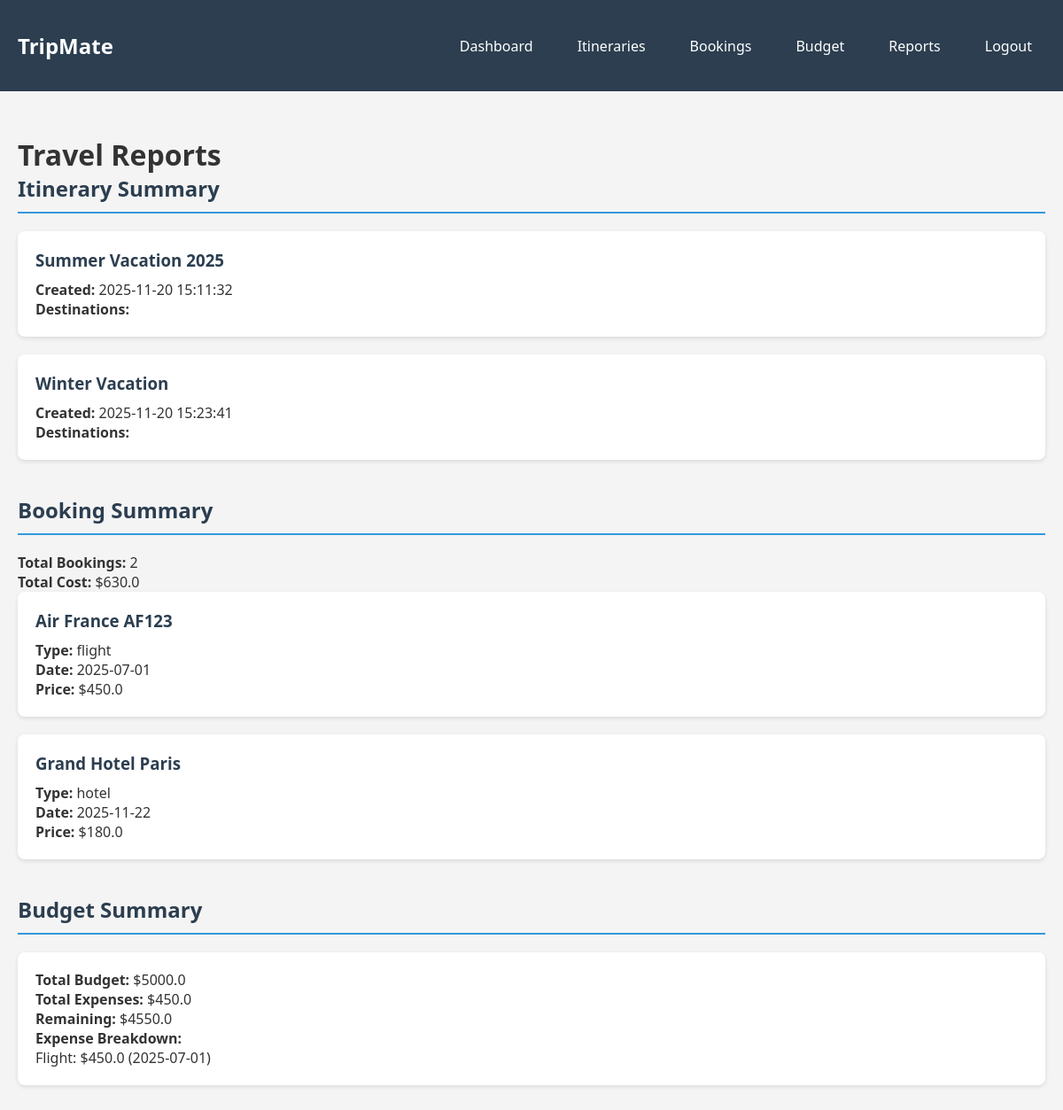
/reports/ (signed in), run on the app's committed database.
### tables this page shows
CREATE TABLE itineraries (
            id INTEGER PRIMARY KEY AUTOINCREMENT,
            user_id INTEGER NOT NULL,
            title TEXT NOT NULL,
            created_at TIMESTAMP DEFAULT CURRENT_TIMESTAMP,
            FOREIGN KEY (user_id) REFERENCES users(id)
        );

CREATE TABLE bookings (
            id INTEGER PRIMARY KEY AUTOINCREMENT,
            user_id INTEGER NOT NULL,
            item_type TEXT NOT NULL,
            item_name TEXT NOT NULL,
            date TEXT NOT NULL,
            price REAL NOT NULL,
            status TEXT DEFAULT 'confirmed',
            created_at TIMESTAMP DEFAULT CURRENT_TIMESTAMP,
            FOREIGN KEY (user_id) REFERENCES users(id)
        );

CREATE TABLE budgets (
            id INTEGER PRIMARY KEY AUTOINCREMENT,
            user_id INTEGER UNIQUE NOT NULL,
            total_budget REAL NOT NULL,
            FOREIGN KEY (user_id) REFERENCES users(id)
        );

CREATE TABLE expenses (
            id INTEGER PRIMARY KEY AUTOINCREMENT,
            budget_id INTEGER NOT NULL,
            category TEXT NOT NULL,
            amount REAL NOT NULL,
            date TEXT NOT NULL,
            description TEXT,
            FOREIGN KEY (budget_id) REFERENCES budgets(id) ON DELETE CASCADE
        );

### routes/reports.py (the view)
@bp.route('/')
@login_required
def index():
    conn = get_db()
    cursor = conn.cursor()
    user_id = session['user_id']
    itineraries = cursor.execute(
        'SELECT * FROM itineraries WHERE user_id = ?',
        (user_id,)
    ).fetchall()
    itinerary_data = []
    for itinerary in itineraries:
        destinations = cursor.execute(
            'SELECT * FROM destinations WHERE itinerary_id = ?',
            (itinerary['id'],)
        ).fetchall()
        itinerary_data.append({
            'itinerary': itinerary,
            'destinations': destinations
        })
    bookings = cursor.execute(
        'SELECT * FROM bookings WHERE user_id = ?',
        (user_id,)
    ).fetchall()
    total_booking_cost = sum([b['price'] for b in bookings])
    budget = cursor.execute(
        'SELECT * FROM budgets WHERE user_id = ?',
        (user_id,)
    ).fetchone()
    expenses = []
    total_expenses = 0
    remaining = 0
    if budget:
        expenses = cursor.execute(
            'SELECT * FROM expenses WHERE budget_id = ?',
            (budget['id'],)
        ).fetchall()
        total = cursor.execute(
            'SELECT SUM(amount) as total FROM expenses WHERE budget_id = ?',
            (budget['id'],)
        ).fetchone()
        total_expenses = total['total'] if total['total'] else 0
        remaining = budget['total_budget'] - total_expenses
    conn.close()
    return render_template('report.html',
                         itinerary_data=itinerary_data,
                         bookings=bookings,
                         total_booking_cost=total_booking_cost,
                         budget=budget,
                         expenses=expenses,
                         total_expenses=total_expenses,
                         remaining=remaining)

### db.py (called while the page is built)
def resolve_db_path():
    configured_path = os.environ.get("TRIPMATE_DB_PATH")
    if configured_path:
        return configured_path
    return str(Path(__file__).resolve().parent / "tripmate.db")

def get_db():
    conn = sqlite3.connect(resolve_db_path())
    conn.row_factory = sqlite3.Row
    return conn

### routes/reports.py (called while the page is built)
def login_required(f):
    @wraps(f)
    def decorated_function(*args, **kwargs):
        if 'user_id' not in session:
            return redirect(url_for('auth.login'))
        return f(*args, **kwargs)
    return decorated_function

### templates/report.html (shortened to what this page needs)
{% extends "base.html" %}
{% block content %}
<h1>Travel Reports</h1>
<div class="report-section">
    <h2>Itinerary Summary</h2>
    {% for data in itinerary_data %}
        <div class="card">
            <h3>{{ data.itinerary.title }}</h3>
            <p><strong>Created:</strong> {{ data.itinerary.created_at }}</p>
            <h4>Destinations:</h4>
        </div>
    {% endfor %}
</div>
<div class="report-section">
    <h2>Booking Summary</h2>
    <p><strong>Total Bookings:</strong> {{ bookings|length }}</p>
    <p><strong>Total Cost:</strong> ${{ total_booking_cost }}</p>
    {% for booking in bookings %}
        <div class="card">
            <h3>{{ booking.item_name }}</h3>
            <p><strong>Type:</strong> {{ booking.item_type }}</p>
            <p><strong>Date:</strong> {{ booking.date }}</p>
            <p><strong>Price:</strong> ${{ booking.price }}</p>
        </div>
    {% endfor %}
</div>
<div class="report-section">
    <h2>Budget Summary</h2>
    {% if budget %}
        <div class="card">
            <p><strong>Total Budget:</strong> ${{ budget.total_budget }}</p>
            <p><strong>Total Expenses:</strong> ${{ total_expenses }}</p>
            <p><strong>Remaining:</strong> ${{ remaining }}</p>
            <h4>Expense Breakdown:</h4>
            {% for expense in expenses %}
                <p>{{ expense.category }}: ${{ expense.amount }} ({{ expense.date }})</p>
            {% endfor %}
        </div>
    {% else %}
        <p>No budget data available</p>
    {% endif %}
</div>
{% endblock %}

### templates/base.html (shortened to what this page needs)
<!DOCTYPE html>
<html lang="en">
<head>
    <link rel="stylesheet" href="{{ url_for('static', filename='css/style.css') }}">
</head>
<body>
    {% if session.user_id %}
    <nav class="navbar">
        <div class="container">
            <a href="{{ url_for('dashboard') }}" class="logo">TripMate</a>
            <ul class="nav-links">
                <li><a href="{{ url_for('dashboard') }}">Dashboard</a></li>
                <li><a href="{{ url_for('itinerary.index') }}">Itineraries</a></li>
                <li><a href="{{ url_for('booking.index') }}">Bookings</a></li>
                <li><a href="{{ url_for('budget.index') }}">Budget</a></li>
                <li><a href="{{ url_for('reports.index') }}">Reports</a></li>
                <li><a href="{{ url_for('auth.logout') }}">Logout</a></li>
            </ul>
        </div>
    </nav>
    {% endif %}
    <div class="container main-content">
        {% block content %}{% endblock %}
    </div>
</body>
</html>

### static/css/style.css (style rules this page uses)
* { margin: 0; padding: 0; box-sizing: border-box; }
body { font-family: 'Segoe UI', Tahoma, Geneva, Verdana, sans-serif; background-color: #f4f4f4; color: #333; }
.container { max-width: 1200px; margin: 0 auto; padding: 20px; }
.navbar { background-color: #2c3e50; color: white; padding: 15px 0; margin-bottom: 30px; }
.navbar .container { display: flex; justify-content: space-between; align-items: center; }
.logo { font-size: 24px; font-weight: bold; color: white; text-decoration: none; }
.nav-links { display: flex; list-style: none; gap: 20px; }
.nav-links a { color: white; text-decoration: none; padding: 8px 15px; border-radius: 4px; transition: background-color 0.3s; }
.main-content { min-height: 70vh; }
.card { background: white; padding: 20px; margin-bottom: 20px; border-radius: 8px; box-shadow: 0 2px 5px rgba(0,0,0,0.1); }
.card h3 { margin-bottom: 10px; color: #2c3e50; }
.report-section { margin-bottom: 40px; }
.report-section h2 { margin-bottom: 20px; color: #2c3e50; border-bottom: 2px solid #3498db; padding-bottom: 10px; }

### data on the page
itineraries: itinerary "Summer Vacation 2025", itinerary.created_at "2025-11-20 15:11:32"
itineraries: itinerary "Winter Vacation", itinerary.created_at "2025-11-20 15:23:41"
bookings: item_name "Air France AF123", item_type "flight", date "2025-07-01", price "450.0"
bookings: item_name "Grand Hotel Paris", item_type "hotel", date "2025-11-22", price "180.0"
budgets: total_budget "5000.0"
expenses: category "Flight", amount "450.0", date "2025-07-01"

### other printed values
{{ bookings|length }} "2"
{{ total_booking_cost }} "630.0"
{{ total_expenses }} "450.0"
{{ remaining }} "4550.0"
